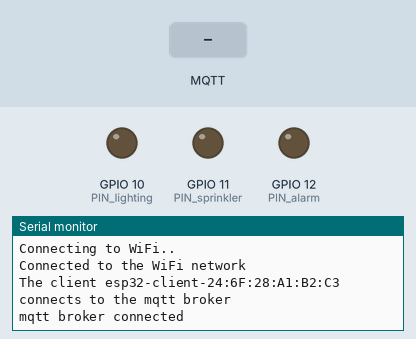
This program was run on a simulated ESP32. Shown: output pins drawn as LEDs (lit = HIGH), the last lines printed to the serial monitor. The test bench sets the inputs (shaded band). WiFi joins after 1.5 s; servers stay silent unless stated; no MQTT or app messages arrive unless stated.

Above: at 3.2 s.
3.3 s: MQTT message "1" arrives on the first subscribed topic
At 4.5 s:
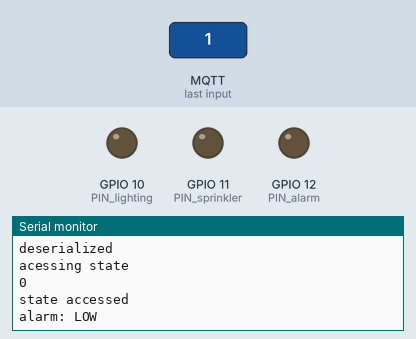
4.8 s: MQTT message "0" arrives on the first subscribed topic
At 5.9 s:
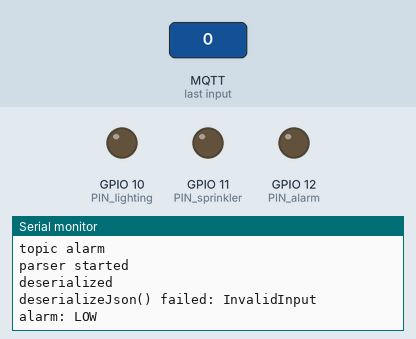
6.3 s: MQTT message "2" arrives on the first subscribed topic
At 7.1 s:
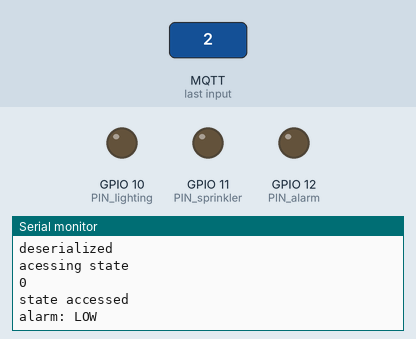

The program:

main.cpp
```cpp
#include <Arduino.h>
#include <WiFi.h>
#include <PubSubClient.h>
#include "util.h"

extern const int PIN_lighting = 10;
extern const int PIN_sprinkler = 11;
extern const int PIN_alarm = 12;
const char *topic_alarm = "326project/smartbuilding/safety/<floorno>/<roomno>/firealarm";
const char *topic_sprinkler = "326project/smartbuilding/safety/<floorno>/<roomno>/sprinkler";
const char *topic_lighting = "326project/smartbuilding/safety/<floorno>/<roomno>/lighting";
// WiFi
const char *ssid = "EngStudent_NEW"; // WiFi name
const char *password = "3nG5tuDt";   // password

// MQTT Broker
const char *mqtt_broker = "10.40.18.10";
const char *mqtt_username = "";
const char *mqtt_password = "";
const int mqtt_port = 1883;

WiFiClient espClient;
PubSubClient client(espClient);

void callback(char *topic, byte *payload, unsigned int length)
{
  char *message = new char[length];

  Serial.print("Message arrived in topic: ");
  Serial.println(topic);
  Serial.print("Message:");

  for (int i = 0; i < length; i++)
  {
    message[i] = (char)payload[i];
  }

  Serial.println(message);
  Serial.println();
  Serial.println("-----------------------");

  controller(topic, message);
}

void setup()
{
  pinMode(PIN_lighting, OUTPUT);
  pinMode(PIN_sprinkler, OUTPUT);
  pinMode(PIN_alarm, OUTPUT);

  // Set software serial baud to 115200;
  Serial.begin(115200);
  // connecting to a WiFi network
  WiFi.mode(WIFI_STA); // Optional
  WiFi.begin(ssid, password);

  while (WiFi.status() != WL_CONNECTED)
  {
    delay(500);
    Serial.println("Connecting to WiFi..");
  }
  {
    delay(500);
    Serial.println("Connecting to WiFi..");
  }
  Serial.println("Connected to the WiFi network");

  // connecting to an mqtt broker
  client.setServer(mqtt_broker, mqtt_port);
  client.setCallback(callback);

  while (!client.connected())
  {
    String client_id = "esp32-client-";
    client_id += String(WiFi.macAddress());
    Serial.printf("The client %s connects to the mqtt broker\n", client_id.c_str());

    if (client.connect(client_id.c_str(), mqtt_username, mqtt_password))
    {
      Serial.println("mqtt broker connected");
    }
    else
    {
      Serial.print("failed with state ");
      Serial.print(client.state());
      delay(2000);
    }
  }

  // publish and subscribe
  client.publish(topic_alarm, "status: ON");
  client.publish(topic_sprinkler, "status: ON");
  client.publish(topic_lighting, "status: ON");
  client.subscribe(topic_alarm);
  client.subscribe(topic_sprinkler);
  client.subscribe(topic_lighting);
}

void loop()
{
  client.loop();
}
```

util.h
```cpp
#include <PubSubClient.h>

int parse(char *message);
void controller(char *message, char *topic);
```

util.cpp
```cpp
#include <PubSubClient.h>
#include <ArduinoJson.h>

extern const int PIN_lighting;
extern const int PIN_sprinkler;
extern const int PIN_alarm;
extern const char *topic_alarm;
extern const char *topic_sprinkler;
extern const char *topic_lighting;

int parse(char *message)
{
    Serial.println("parser started");
    StaticJsonDocument<200> doc;
    // Deserialize the JSON document
    DeserializationError error = deserializeJson(doc, message);
    Serial.println("deserialized");

    // Test if parsing succeeds.
    if (error)
    {
        Serial.print(F("deserializeJson() failed: "));
        Serial.println(error.f_str());
        return 0;
    }

    Serial.println("acessing state");
    const int state = doc["state"];
    Serial.println(state);
    Serial.println("state accessed");
    return state;
}

void controller(char *topic, char *message)
{
    Serial.println(F("inside controller"));
    Serial.println(F(topic_alarm));
    Serial.println(F(topic));

    if (strcmp(topic, topic_alarm) == 0)
    {
        Serial.println(F("topic alarm"));

        if (parse(message))
        {
            digitalWrite(PIN_alarm, HIGH);
            Serial.println(F("alarm: HIGH"));
        }
        else
        {
            digitalWrite(PIN_alarm, LOW);
            Serial.println(F("alarm: LOW"));
        }
    }
    if (strcmp(topic, topic_sprinkler) == 0)
    {
        Serial.println(F("topic sprinkler"));
        if (parse(message))
        {
            digitalWrite(PIN_alarm, HIGH);
            Serial.println(F("alarm: HIGH"));
        }
        else
        {
            digitalWrite(PIN_alarm, LOW);
            Serial.println(F("alarm: LOW"));
        }
    }
    if (strcmp(topic, topic_lighting) == 0)
    {
        Serial.println(F("topic lighting"));
        if (parse(message))
        {
            digitalWrite(PIN_alarm, HIGH);
            Serial.println(F("alarm: HIGH"));
        }
        else
        {
            digitalWrite(PIN_alarm, LOW);
        }
    }
}
```

Measured:
- after the input at 3.3 s, the serial monitor: prints a new line at once (image 1)
- after the input at 4.8 s, the serial monitor: prints a new line at once (image 2)
- after the input at 6.3 s, the serial monitor: prints a new line at once (image 3)
